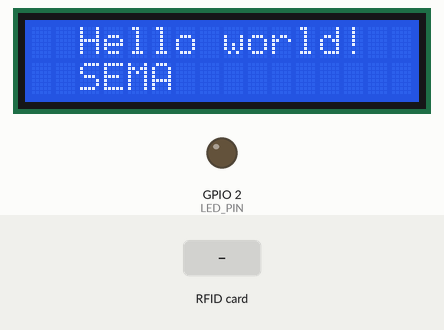
Simulated run of this sketch. Board: ESP32. Parts: 16×2 character LCD, output pins drawn as LEDs (lit = HIGH). The test bench sets the inputs (shaded band). WiFi joins after 1.5 s; servers stay silent unless stated; uploads are accepted with an empty reply; EEPROM starts erased; what the sketch prints to the serial monitor is not drawn.

Above: at 0.1 s.
At 5.3 s:
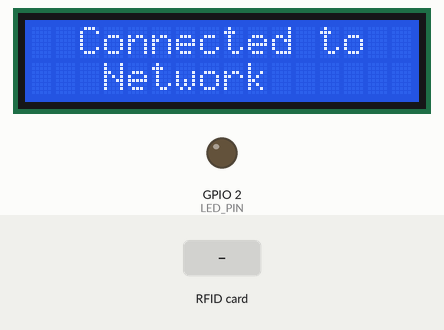
5.4 s: RFID card 5E 7A 19 C4 held to the reader
At 10.9 s:
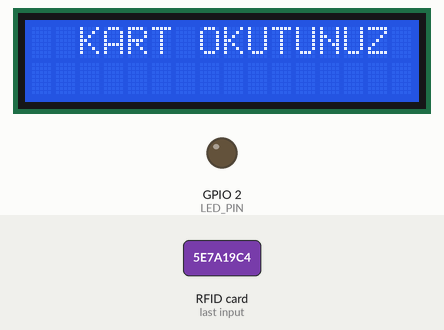
Timing chart, 0 to 12.4 s (numbered marks = the images above; inputs shaded):
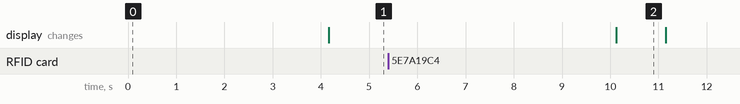

The sketch:

RFID_ESP.ino
```cpp
#include <ArduinoJson.h>
#include <WiFi.h>
#include <HTTPClient.h>
#include "LiquidCrystal_I2C.h"
#include <SPI.h>  // harici modül ile iletişim kurabilmek için veri gönderme veri alma işlemleri vs.
#include <MFRC522.h>  //  RFID-RC522 modülüyle iletişim kurmayı sağlar
#include <Preferences.h>
#include "led_functions.h"


#define SS_PIN  5
#define RST_PIN 4
#define LED_PIN 2

led_functions custom_led_lib(LED_PIN);


Preferences preferences;


// #define WiFi_SSID "ekmekci"
// #define WiFi_PASSWORD "1234567890"
// wifi connect ----------------------------------------------------
// TURKSAT-KABLONET-A41A-5G
// dce35953
// 192.168.170.84
// const char* ssid = "ekmekci";
// const char* password = "1234567890";

LiquidCrystal_I2C lcd(0x27, 16, 2);

String ssid = "";
String password = "";

// send data json ---------------------------------------------------

// unsigned long lm;
// unsigned long delayTime;
String JsonData = "";
// String url = "http://192.168.0.22:9000/api/postData";


// RFID control ---------------------------------------------------

int readsuccess;
char str[32] = "";  //id bilgisini tutmak için dizi
String UID_Result = ""; //id bilgisini tutmak için string
String classID = "";


MFRC522 mfrc522(SS_PIN, RST_PIN); // MFRC522.h kütüphanesinden bir nesne oluşturuyor.

// read RFID
int readRFID() {
  if(!mfrc522.PICC_IsNewCardPresent()) { //Yeni bir kart mı?
    return 0;
  }
  if(!mfrc522.PICC_ReadCardSerial()) { //id okundu mu?
    return 0;
  }

  byteArray_to_string(mfrc522.uid.uidByte, mfrc522.uid.size, str);
  UID_Result = str;

  mfrc522.PICC_HaltA(); //kartın çalışmasını durdur
  mfrc522.PCD_StopCrypto1(); //kriptololamayı durdur.

  return 1;
}

void byteArray_to_string(byte array[], unsigned int len, char buffer[]) {  //byte olarak okunan kart id'sini string bir değere döndürüyor.
  for (unsigned int i = 0; i < len; i++) {
    byte nib1 = (array[i] >> 4) & 0x0F; // İlk yarıbayt
    byte nib2 = (array[i] >> 0) & 0x0F;  // İkinci yarıbayt
    buffer[i*2+0] = nib1  < 0xA ? '0' + nib1  : 'A' + nib1  - 0xA; // İlk yarıbaytı ASCII'ye dönüştür
    buffer[i*2+1] = nib2  < 0xA ? '0' + nib2  : 'A' + nib2  - 0xA;  // İkinci yarıbaytı ASCII'ye dönüştür
  }
  buffer[len*2] = '\0'; // Stringi sonlandır
}
//________________________________________________________________________________


// wifi connect ----------------------------------------------------
void connectToWiFi(){

  WiFi.begin(ssid, password);
  Serial.println("Connecting to WiFi..");
  while (WiFi.status() != WL_CONNECTED) {
    delay(1000);
    Serial.println("Connecting to WiFi..");
  }
  Serial.println("Connected to the Wifi network");
}

void sendDataToServer(const char* url, const char* contentType) {
  StaticJsonDocument<50> doc;
  StaticJsonDocument<300> responseDoc;


  doc["userID"] = UID_Result;
  doc["classID"] = classID;
  serializeJson(doc, JsonData);
  Serial.print("Sending JSON data: ");
  Serial.println(JsonData);

  HTTPClient http;
  http.begin(url);
  http.addHeader("Content-Type", contentType);
  int httpResponseCode = http.POST(JsonData);

  if (httpResponseCode > 0) {
    Serial.print("HTTP Response code: ");
    Serial.println(httpResponseCode);
    String response = http.getString();
    DeserializationError error = deserializeJson(responseDoc, response);

    Serial.println(response);
    // if (response == "success") {
    if (responseDoc["message"] == "success") {
      custom_led_lib.power_time_led(2000);
      // digitalWrite(LED_PIN, HIGH);
      // delay(2000);
      // digitalWrite(LED_PIN, LOW);
      Serial.println("Turn on LED");
      if(responseDoc["lessonState"] == "on"){
        if(responseDoc["studentState"] == "off"){
          lcd.clear();
          lcd.setCursor(0, 0);
          lcd.print(responseDoc["msg"].as<String>().c_str());
          delay(3000);
        }else{
          lcd.clear();
          lcd.setCursor(0, 0);
          lcd.print(responseDoc["ogrenci_no"].as<String>().c_str());
          lcd.setCursor(0, 1);
          lcd.print(responseDoc["ad"].as<String>().c_str());
          lcd.print(" ");
          lcd.print(responseDoc["soyad"].as<String>().c_str());
          delay(3000);
        }

      }
      else if(responseDoc["lessonState"] == "off"){
        lcd.clear();
        lcd.setCursor(0, 0);
        lcd.print(responseDoc["msg"].as<String>().c_str());
        delay(3000);
      }


    } else {
      Serial.println("Response from server is not 'success'");
    }
  } else {
    Serial.print("Error on sending POST: ");
    Serial.println(httpResponseCode);
  }
  http.end();
}


void getDataToServer(const char* url) {
  String urlWithUid = String(url) + "?UID=" + UID_Result;

  HTTPClient http;
  http.begin(urlWithUid);
  int httpResponseCode = http.GET();

  if (httpResponseCode > 0) {
    Serial.print("HTTP Response code: ");
    Serial.println(httpResponseCode);
    String response = http.getString();
    Serial.println(response);
  } else {
    Serial.print("Error on sending GET: ");
    Serial.println(httpResponseCode);
  }
  http.end();
}

//________________________________________________________________________________VOID SETUP()
void setup(){

  lcd.init();
  lcd.clear();
  lcd.backlight();
  lcd.setCursor(2, 0);
  lcd.print("Hello world!");
  lcd.setCursor(2, 1);
  lcd.print("SEMA");
  Serial.begin(115200); // Seri haberleşme başlatılıyor
  Serial.println();
  delay(1000);
  preferences.begin("oys", false);
  classID = preferences.getString("classID", "undefined");
  ssid = preferences.getString("ssid", "undefined");
  password = preferences.getString("password", "undefined");
  Serial.println(ssid);
  Serial.println(password);
  connectToWiFi();
// RFID control ---------------------------------------------------
  SPI.begin();       // SPI başlatılıyor
  mfrc522.PCD_Init(); // MFRC522 modülü başlatılıyor
  delay(1000);
  Serial.println();
  // pinMode(LED_PIN, OUTPUT);
}

void loop(){

  if (WiFi.status() == WL_CONNECTED) {
      lcd.clear();
      lcd.setCursor(2, 0);
      lcd.print("Connected to");
      lcd.setCursor(2, 1);
      lcd.print(" Network");
      delay(2000);
      readsuccess = readRFID();
      if(readsuccess){
      Serial.println();
      Serial.print("UID : ");
      Serial.println(UID_Result);
      delay(500);
      getDataToServer("http://192.168.0.22:9000/RFID/info");
      sendDataToServer("http://192.168.0.22:9000/RFID/ID", "application/json");
      }
      else{
        Serial.println("KART OKUTUNUZ");
        lcd.clear();
        lcd.setCursor(2, 0);
        lcd.print("KART OKUTUNUZ");
      }
  }else{
    lcd.clear();
    lcd.setCursor(0, 0);
    lcd.print("İnternet yok");
    Serial.println("İnternet bağlantısı yok.");
    connectToWiFi();
  }
  delay(1000);
  JsonData = "";
}
```

led_functions.cpp
```cpp
#include "led_functions.h"


led_functions::led_functions(byte pin1){
  pinMode(pin1, OUTPUT);
  _pin1 = pin1;
}

void led_functions::power_on_led(){
  digitalWrite(_pin1, HIGH);
}

void led_functions::power_off_led(){
  digitalWrite(_pin1, LOW);
}

void led_functions::power_time_led(int time){
  digitalWrite(_pin1, HIGH);
  delay(time);
  digitalWrite(_pin1, LOW);
  delay(time);
}
```

led_functions.h
```cpp
#ifndef LED_FUNCTIONS_H
#define LED_FUNCTIONS_H
#include <Arduino.h>


class led_functions{
  public:
    led_functions(byte pin1);
    void power_on_led();
    void power_off_led();
    void power_time_led(int time);
  private:
    byte _pin1;
};

#endif
```

Measured:
- what the display in image 2 shows lasts 1.1 s, from 10.1 s to 11.2 s
